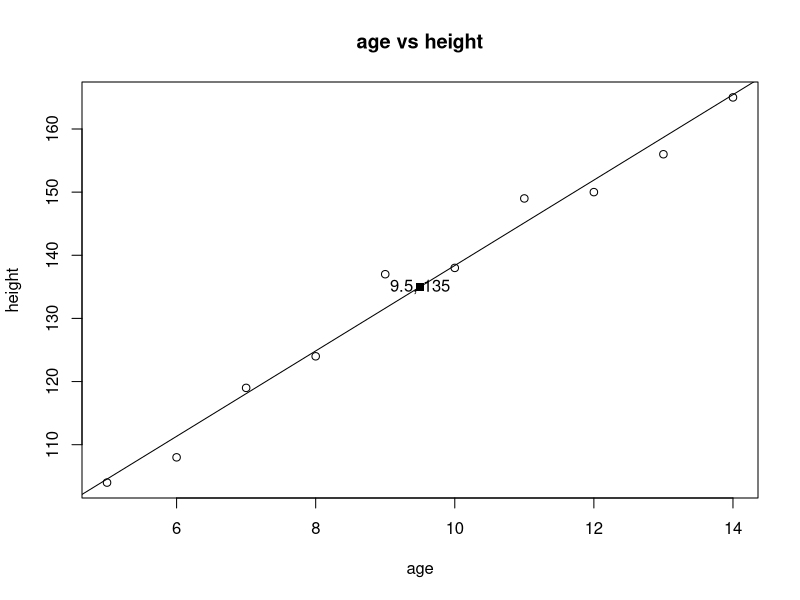

Source code (R): (Note: this script raises an error after producing the figure.)
age <- 5:14
height <- c(104, 108, 119, 124, 137, 138, 149, 150, 156, 165)
plot(age, height, main = "age vs height")
lm1 <- lm(height~age)
summary(lm1)
names(lm1)
lm1$resid
sum(lm1$resid)
abline(lm1)
xbar=mean(age)
ybar=mean(height)
points(xbar, ybar, pch=15)
text(xbar, ybar,"9.5, 135")
text(locator(1), fx)
anova(lm1)
#identify(lm1$x, lm1$y)

lm1$fitted
sum(fitted)
y=height
sum(height)
sum(fitted*resid)
qf(0.95, 1, 8)
q.val=qt(0.975,8)
pred.frame=data.frame(X=seq(3.5, 14.5, 0.2))
